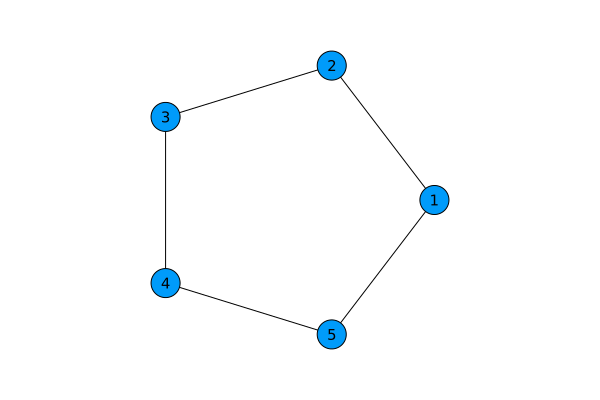

Source code (Julia):
using Plots, GraphRecipes
using Graphs

# Se todos os vértices de um grafo com n vértices
# têm grau maior ou igual a (n − 1)/2, então esse
# grafo é conexo.

n = 5

# V = {1, 2, 3, 4, 5}
sg = SimpleGraph(n)

# E = {(1, 2), (2, 3), (3, 4), (4, 5), (5, 1)}
add_edge!(sg, 1, 2)
add_edge!(sg, 2, 3)
add_edge!(sg, 3, 4)
add_edge!(sg, 4, 5)
add_edge!(sg, 5, 1)

# d(vᵢ) ≥ (n − 1)/2, vᵢ ∈ V
# true
all(degree(sg) .≥ (n - 1) / 2)
is_connected(sg)

graphplot(sg, 
    method=:circular, 
    nodeshape=:circle, 
    nodesize=0.15, 
    fontsize=10,
    curves=false,
    names=1:n
)

savefig("aula10.png")
